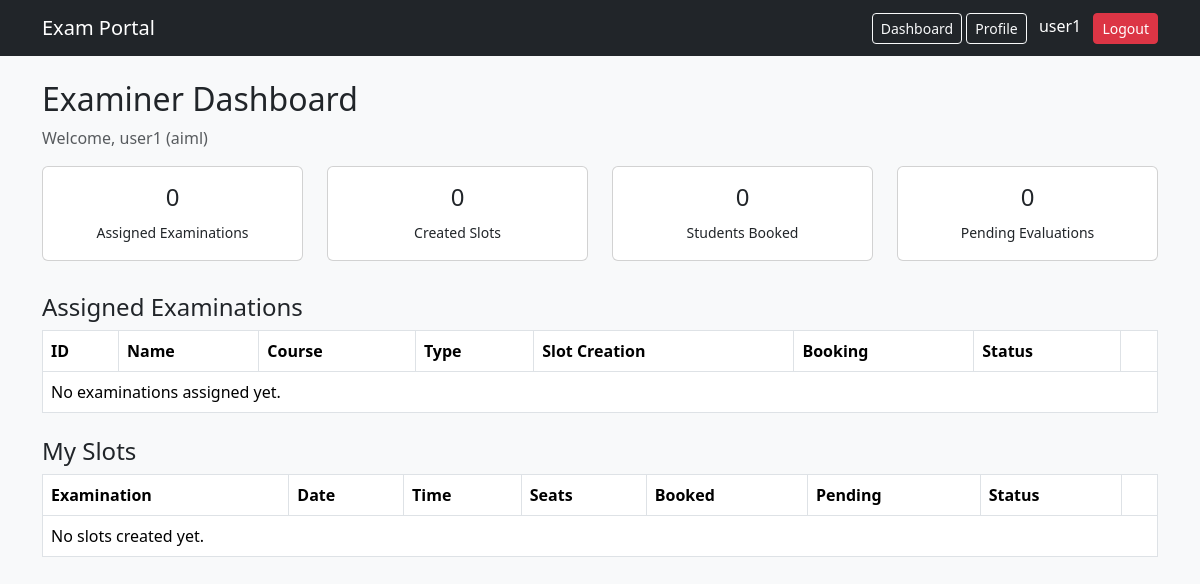
The page /examiner/dashboard (signed in) on the database its author committed.
### models.py (models this page shows)
class User(db.Model):
    __tablename__ = "users"
    __table_args__ = (
    db.CheckConstraint(
        "length(phone) = 10",
        name="check_phone_length"
    ),
    )
    id = db.Column(db.Integer, primary_key=True)
    name = db.Column(db.String(100), nullable=False)
    email = db.Column(db.String(100), unique=True, nullable=False)
    password_hash = db.Column(db.String(200), nullable=False)
    phone = db.Column(db.String(15), nullable=False)
    approved = db.Column(db.Boolean, default=True)
    active = db.Column(db.Boolean, default=True)
    created_at = db.Column(db.DateTime, default=datetime.utcnow)
    role = db.Column(
    db.Enum(Role),
    nullable=False
    )
    examiner_profile = db.relationship("ExaminerProfile", backref="user", uselist=False, lazy=True)
    assigned_exams = db.relationship("Examination", backref="assigned_examiner", lazy=True)
    slots = db.relationship("ExamSlot", backref="examiner", lazy=True)
    bookings = db.relationship("Booking", backref="student", lazy=True)

class ExaminerProfile(db.Model):
    __tablename__ = "examiner_profiles"
    id = db.Column(db.Integer, primary_key=True)
    user_id = db.Column(db.Integer, db.ForeignKey("users.id"), unique=True, nullable=False)
    department = db.Column(db.String(100), nullable=False)
    designation = db.Column(db.String(100))

### app.py (the view, shortened to what this page needs)
@app.route("/examiner/dashboard")
def examiner_dashboard():
    if session.get("role") != "EXAMINER":
        flash("Unauthorized access.", "danger")
        return redirect(url_for("login"))
    examiner = User.query.get_or_404(session.get("user_id"))
    assigned_exams = Examination.query.filter_by(examiner_id=examiner.id).all()
    my_slots = ExamSlot.query.filter_by(examiner_id=examiner.id).order_by(ExamSlot.slot_date).all()
    slot_data = []
    total_booked = 0
    total_pending = 0
    return render_template(
        "examiner_dash.html",
        examiner=examiner,
        assigned_exams=assigned_exams,
        slot_data=slot_data,
        total_booked=total_booked,
        total_pending=total_pending
    )

### app.py (called while the page is built)
@app.before_request
def check_active_user():
    user_id = session.get("user_id")
    if user_id:
        user = User.query.get(user_id)
        if user is None or not user.active:
            session.clear()
            flash("Your account has been deactivated.", "danger")
            return redirect(url_for("login"))

### templates/examiner_dash.html (shortened to what this page needs)
{% extends "base.html" %}
{% block content %}
<h2>Examiner Dashboard</h2>
<p class="text-muted">
    Welcome, {{ examiner.name }}
    {% if examiner.examiner_profile %}({{ examiner.examiner_profile.department }}){% endif %}
</p>
<div class="row text-center mb-4">
    <div class="col-md-3 col-6 mb-2">
        <div class="card"><div class="card-body">
            <h4>{{ assigned_exams|length }}</h4><small>Assigned Examinations</small>
        </div></div>
    </div>
    <div class="col-md-3 col-6 mb-2">
        <div class="card"><div class="card-body">
            <h4>{{ slot_data|length }}</h4><small>Created Slots</small>
        </div></div>
    </div>
    <div class="col-md-3 col-6 mb-2">
        <div class="card"><div class="card-body">
            <h4>{{ total_booked }}</h4><small>Students Booked</small>
        </div></div>
    </div>
    <div class="col-md-3 col-6 mb-2">
        <div class="card"><div class="card-body">
            <h4>{{ total_pending }}</h4><small>Pending Evaluations</small>
        </div></div>
    </div>
</div>
<h4>Assigned Examinations</h4>
<table class="table table-bordered bg-white">
    <tr>
        <th>ID</th><th>Name</th><th>Course</th><th>Type</th><th>Slot Creation</th><th>Booking</th><th>Status</th><th></th>
    </tr>
    {% for exam in assigned_exams %}
    <tr>
        <td>{{ exam.id }}</td>
        <td>{{ exam.exam_name }}</td>
        <td>{{ exam.course.course_code }}</td>
        <td>{{ exam.exam_type.value }}</td>
        <td>{{ exam.slot_creation_start }} to {{ exam.slot_creation_end }}</td>
        <td>{{ exam.booking_start }} to {{ exam.booking_end }}</td>
        <td>{{ exam.status.value }}</td>
        <td><a href="{{ url_for('examiner_slots', exam_id=exam.id) }}" class="btn btn-primary btn-sm">Slots</a></td>
    </tr>
    {% else %}
    <tr><td colspan="8">No examinations assigned yet.</td></tr>
    {% endfor %}
</table>
<h4 class="mt-4">My Slots</h4>
<table class="table table-bordered bg-white">
    <tr>
        <th>Examination</th><th>Date</th><th>Time</th><th>Seats</th><th>Booked</th><th>Pending</th><th>Status</th><th></th>
    </tr>
    {% for item in slot_data %}
    <tr>
        <td>{{ item.slot.examination.exam_name }}</td>
        <td>{{ item.slot.slot_date }}</td>
        <td>{{ item.slot.start_time.strftime("%H:%M") }} - {{ item.slot.end_time.strftime("%H:%M") }}</td>
        <td>{{ item.slot.available_seats }} / {{ item.slot.capacity }}</td>
        <td>{{ item.booked }}</td>
        <td>{{ item.pending }}</td>
        <td>{{ item.slot.status.value }}</td>
        <td><a href="{{ url_for('slot_students', slot_id=item.slot.id) }}" class="btn btn-info btn-sm">Students</a></td>
    </tr>
    {% else %}
    <tr><td colspan="8">No slots created yet.</td></tr>
    {% endfor %}
</table>
{% endblock %}

### templates/base.html (shortened to what this page needs)
<!DOCTYPE html>
<html lang="en">
    <head>
        <link href="{{ url_for('static', filename='bootstrap.min.css') }}" rel="stylesheet">
    </head>
    <body class="bg-light">
        <nav class="navbar navbar-dark bg-dark">
            <div class="container">
                <a class="navbar-brand" href="{{ url_for('home') }}">Exam Portal</a>
                <div>
                    {% if session.get("user_id") %}
                        {% if session.get("role") == "ADMIN" %}
                            <a class="btn btn-sm btn-outline-light" href="{{ url_for('admin_dashboard') }}">Dashboard</a>
                            <a class="btn btn-sm btn-outline-light" href="{{ url_for('admin_users') }}">Users</a>
                            <a class="btn btn-sm btn-outline-light" href="{{ url_for('admin_slots') }}">Slots</a>
                            <a class="btn btn-sm btn-outline-light" href="{{ url_for('admin_bookings') }}">Bookings</a>
                        {% elif session.get("role") == "EXAMINER" %}
                            <a class="btn btn-sm btn-outline-light" href="{{ url_for('examiner_dashboard') }}">Dashboard</a>
                            <a class="btn btn-sm btn-outline-light" href="{{ url_for('examiner_profile') }}">Profile</a>
                        {% else %}
                            <a class="btn btn-sm btn-outline-light" href="{{ url_for('student_dashboard') }}">Dashboard</a>
                        {% endif %}
                        <span class="text-white mx-2">{{ session.get("name") }}</span>
                        <a class="btn btn-sm btn-danger" href="{{ url_for('logout') }}">Logout</a>
                    {% else %}
                        <a class="btn btn-sm btn-outline-light" href="{{ url_for('login') }}">Login</a>
                        <a class="btn btn-sm btn-light" href="{{ url_for('register') }}">Register</a>
                    {% endif %}
                </div>
            </div>
        </nav>
        <div class="container mt-4">
            {% block content %}{% endblock %}
        </div>
    </body>
    </html>

### rows shown on the page
User: get "user1", name "user1"
ExaminerProfile: examiner_profile.department "aiml"

### other values the page prints
{{ assigned_exams|length }} "0"
{{ slot_data|length }} "0"
{{ total_booked }} "0"
{{ total_pending }} "0"
